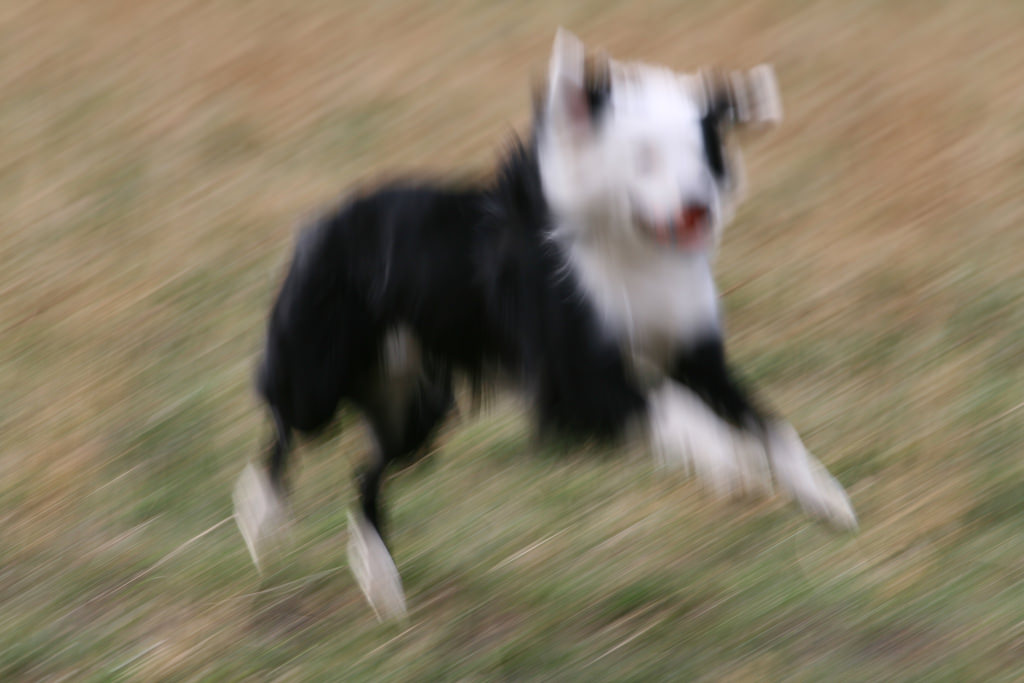
#> input picture images/image1.jpg, 1024 x 683 px
$ python bluring_detection.py   (older library calls are emulated)
#> lines starting #> are read from the running program, lines starting #| are printed output that depends on the picture; long printed decimals are rounded
import cv2 #opencv is imported
from tkinter import Tk # Module to fetch the images graphically
from tkinter import filedialog
toplevel = Tk()
toplevel.withdraw()
filename = filedialog.askopenfilename()   #fetch the path of the image
#> the answer given: images/image1.jpg
image = cv2.imread(filename)   # read the image
#> image is the input picture: shape (683, 1024, 3); mean B, G, R 97.7, 120.1, 130.8

#calculate laplacian of the image
def variance_of_laplacian(image):
	return cv2.Laplacian(image, cv2.CV_64F).var()
#converting the image into the grayscale
def rgb2gray(image):
    return cv2.cvtColor(image, cv2.COLOR_BGR2GRAY)
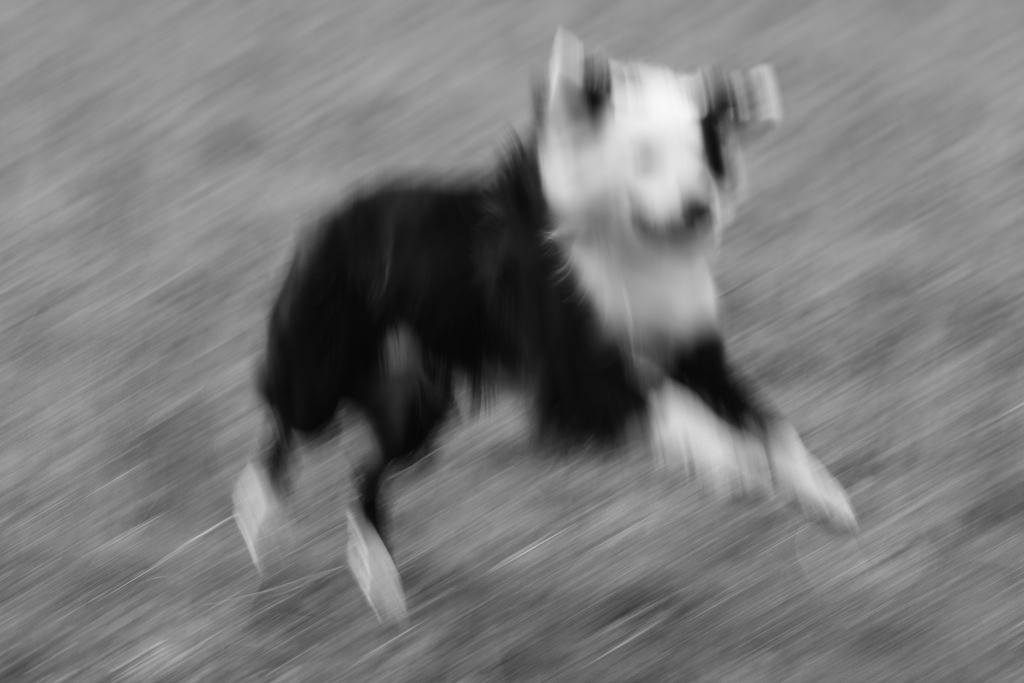
#> returned value: shape (683, 1024); min 6, max 248, mean 120.7
#comparing with the threshold
def threshold(value,filename):
    threshold_val= 100
    if value > threshold_val:
        print(filename+ " This image is Not Blurry: " + str(value))
    else:
        print(filename+ "This image is Blurry: " + str(value))

gray_image = rgb2gray(image)
variance_laplacian = variance_of_laplacian(gray_image)
#> variance_laplacian = 22.51
output = threshold(variance_laplacian,filename)
#| images/image1.jpgThis image is Blurry: 22.513

$ run again, on images/image3.jpg
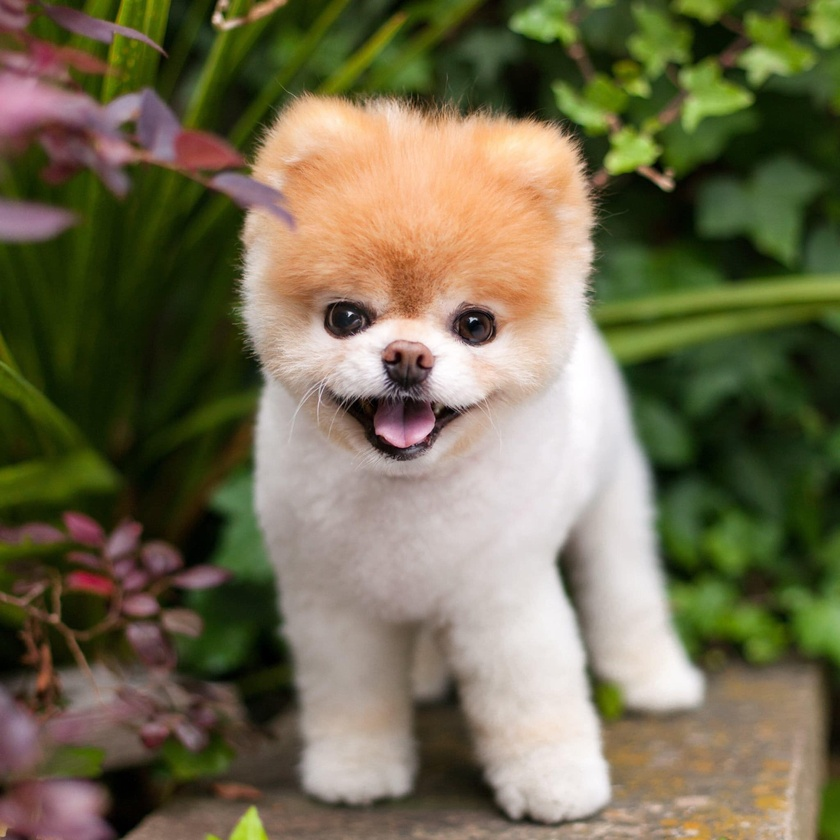
#> input picture images/image3.jpg, 840 x 840 px, shrunk from 2048 x 2048 before the run
#> image is the input picture: shape (840, 840, 3); mean B, G, R 79.8, 108, 114
#> in rgb2gray, `return cv2.cvtColor(image, cv2.COLOR_BGR2GRAY)`:
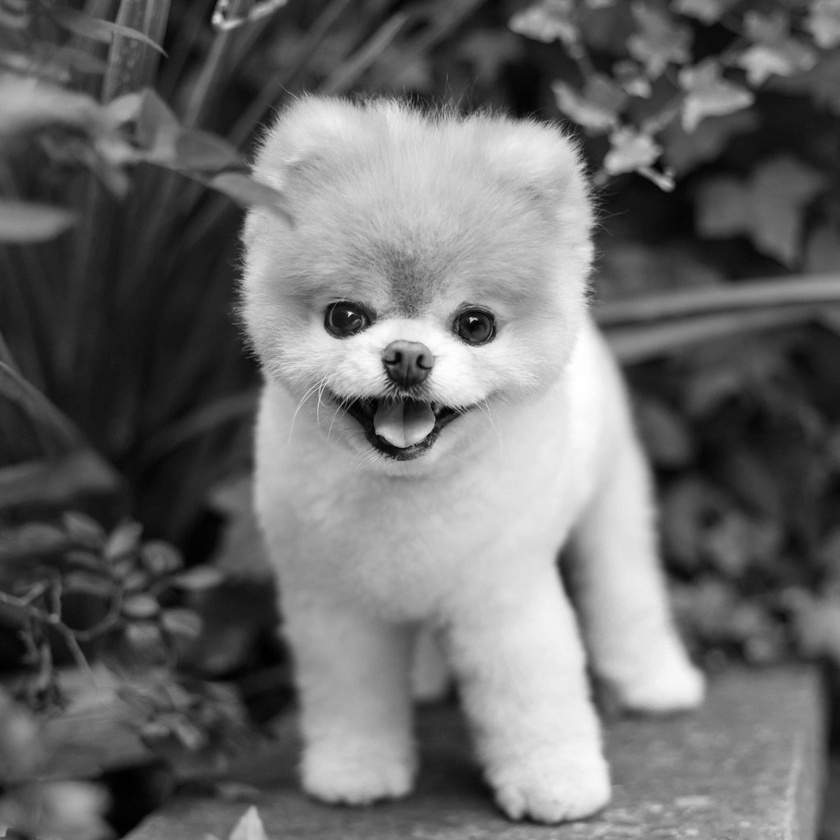
#> returned value: shape (840, 840); min 0, max 255, mean 106.6
#> variance_laplacian = 72.06
#| images/image3.jpgThis image is Blurry: 72.064

$ run again, on images/image4.jpg
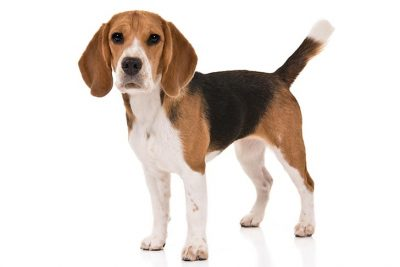
#> input picture images/image4.jpg, 400 x 267 px
#> image is the input picture: shape (267, 400, 3); mean B, G, R 214.2, 219.6, 227.5
#> in rgb2gray, `return cv2.cvtColor(image, cv2.COLOR_BGR2GRAY)`:
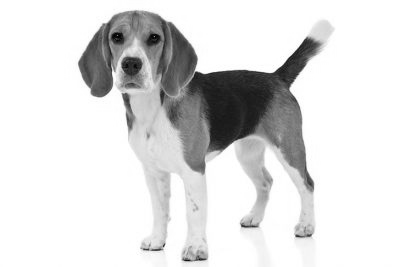
#> returned value: shape (267, 400); min 0, max 255, mean 221.3
#> variance_laplacian = 293
#| images/image4.jpg This image is Not Blurry: 292.967

$ run again, on images/image5.jpg
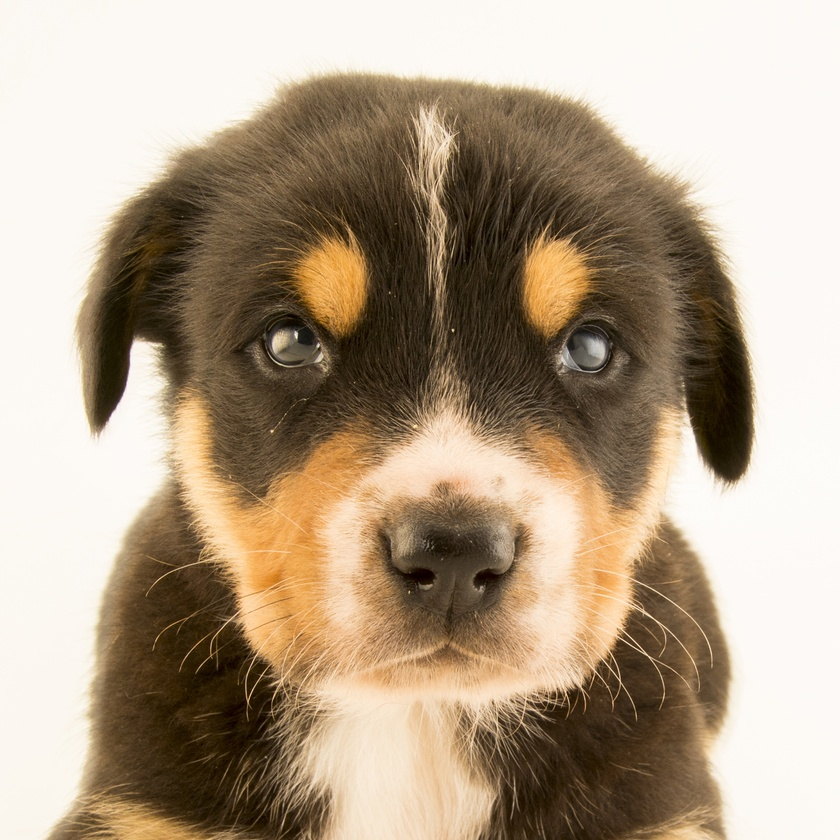
#> input picture images/image5.jpg, 840 x 840 px, shrunk from 2048 x 2048 before the run
#> image is the input picture: shape (840, 840, 3); mean B, G, R 137.8, 159.5, 177
#> in rgb2gray, `return cv2.cvtColor(image, cv2.COLOR_BGR2GRAY)`:
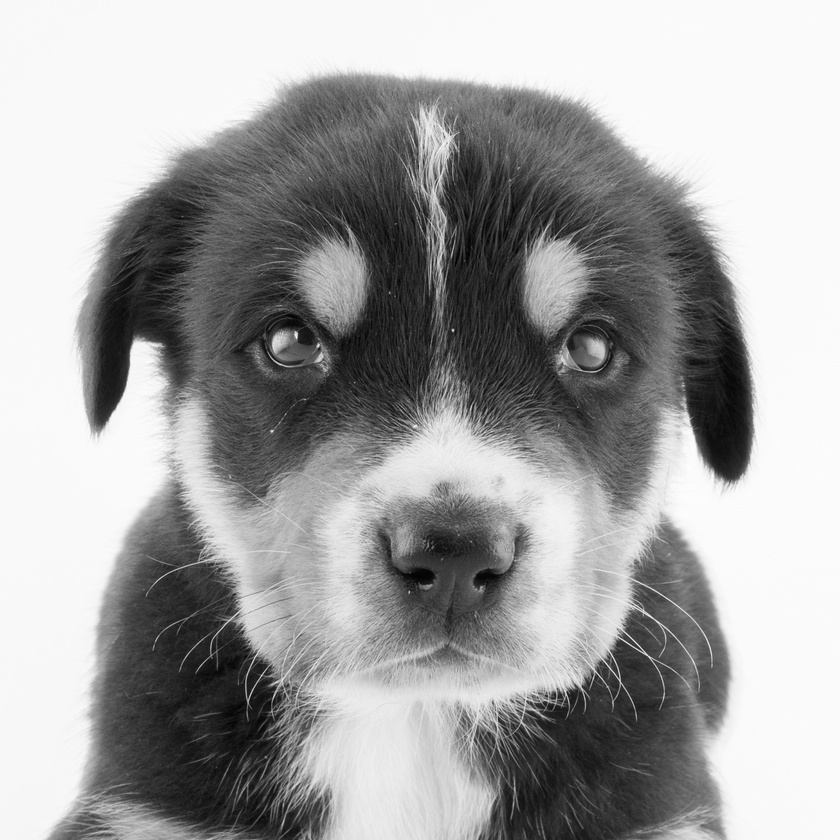
#> returned value: shape (840, 840); min 2, max 253, mean 162.2
#> variance_laplacian = 849.8
#| images/image5.jpg This image is Not Blurry: 849.842
